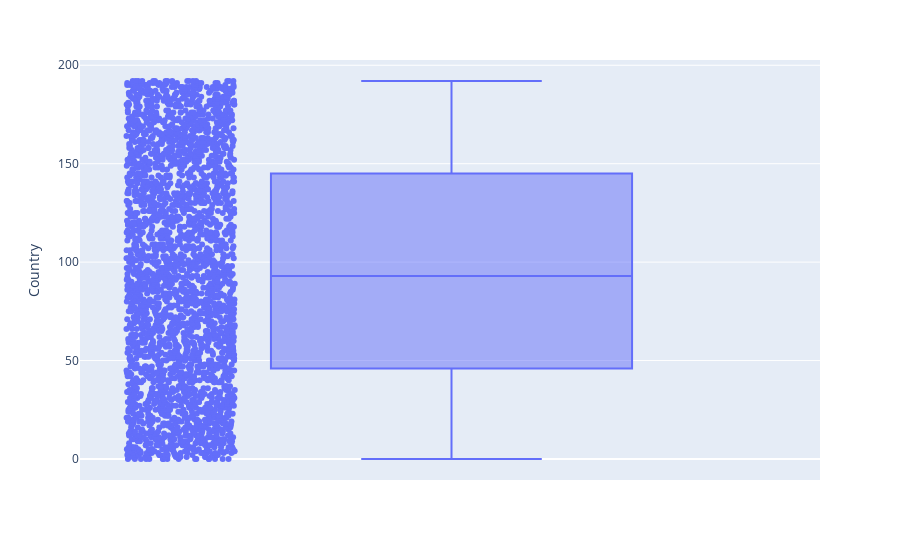
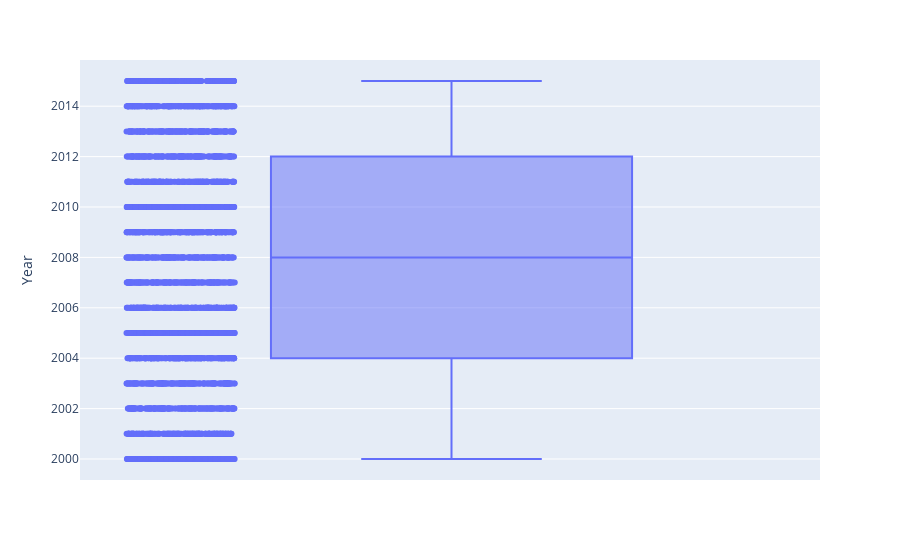
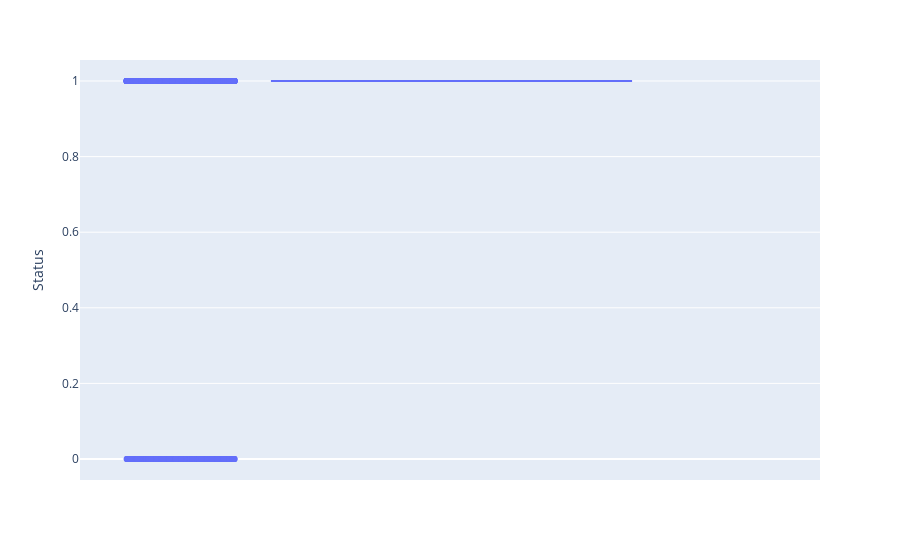
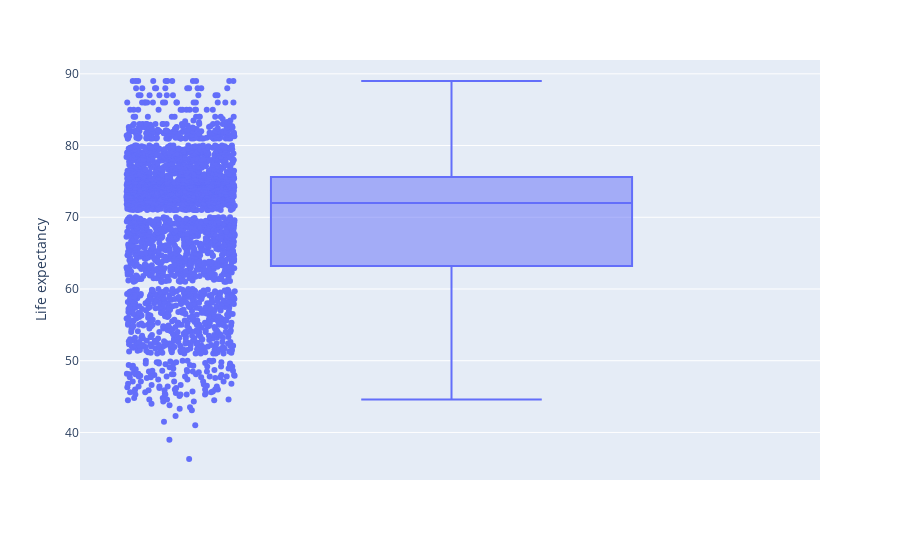

Notebook cell for these charts, in order:
### Code cell
#like that we can handle outliers

for i in df.columns:
    fig = px.box(df,y = i, points="all")
    fig.show()

### Figure 1 — Plotly figure (JSON) as saved in the notebook; plotly's stock layout.template omitted (floating-point values rounded to 4 significant figures; data arrays with more than 128 entries replaced by an {"elided": "..."} marker saying what was removed)
{"data": [{"alignmentgroup": "True", "boxpoints": "all", "hovertemplate": "Country=%{y}<extra></extra>", "legendgroup": "", "marker": {"color": "#636efa"}, "name": "", "notched": false, "offsetgroup": "", "orientation": "v", "showlegend": false, "type": "box", "x0": " ", "xaxis": "x", "y": {"elided": "2938 int values"}, "y0": " ", "yaxis": "y"}], "layout": {"boxmode": "group", "legend": {"tracegroupgap": 0}, "margin": {"t": 60}, "xaxis": {"anchor": "y", "domain": [0, 1]}, "yaxis": {"anchor": "x", "domain": [0, 1], "title": {"text": "Country"}}}}

### Figure 2 — Plotly figure (JSON) as saved in the notebook; plotly's stock layout.template omitted (floating-point values rounded to 4 significant figures; data arrays with more than 128 entries replaced by an {"elided": "..."} marker saying what was removed)
{"data": [{"alignmentgroup": "True", "boxpoints": "all", "hovertemplate": "Year=%{y}<extra></extra>", "legendgroup": "", "marker": {"color": "#636efa"}, "name": "", "notched": false, "offsetgroup": "", "orientation": "v", "showlegend": false, "type": "box", "x0": " ", "xaxis": "x", "y": {"elided": "2938 int values"}, "y0": " ", "yaxis": "y"}], "layout": {"boxmode": "group", "legend": {"tracegroupgap": 0}, "margin": {"t": 60}, "xaxis": {"anchor": "y", "domain": [0, 1]}, "yaxis": {"anchor": "x", "domain": [0, 1], "title": {"text": "Year"}}}}

### Figure 3 — Plotly figure (JSON) as saved in the notebook; plotly's stock layout.template omitted (floating-point values rounded to 4 significant figures; data arrays with more than 128 entries replaced by an {"elided": "..."} marker saying what was removed)
{"data": [{"alignmentgroup": "True", "boxpoints": "all", "hovertemplate": "Status=%{y}<extra></extra>", "legendgroup": "", "marker": {"color": "#636efa"}, "name": "", "notched": false, "offsetgroup": "", "orientation": "v", "showlegend": false, "type": "box", "x0": " ", "xaxis": "x", "y": {"elided": "2938 int values"}, "y0": " ", "yaxis": "y"}], "layout": {"boxmode": "group", "legend": {"tracegroupgap": 0}, "margin": {"t": 60}, "xaxis": {"anchor": "y", "domain": [0, 1]}, "yaxis": {"anchor": "x", "domain": [0, 1], "title": {"text": "Status"}}}}

### Figure 4 — Plotly figure (JSON) as saved in the notebook; plotly's stock layout.template omitted (floating-point values rounded to 4 significant figures; data arrays with more than 128 entries replaced by an {"elided": "..."} marker saying what was removed)
{"data": [{"alignmentgroup": "True", "boxpoints": "all", "hovertemplate": "Life expectancy =%{y}<extra></extra>", "legendgroup": "", "marker": {"color": "#636efa"}, "name": "", "notched": false, "offsetgroup": "", "orientation": "v", "showlegend": false, "type": "box", "x0": " ", "xaxis": "x", "y": {"elided": "2938 float values"}, "y0": " ", "yaxis": "y"}], "layout": {"boxmode": "group", "legend": {"tracegroupgap": 0}, "margin": {"t": 60}, "xaxis": {"anchor": "y", "domain": [0, 1]}, "yaxis": {"anchor": "x", "domain": [0, 1], "title": {"text": "Life expectancy "}}}}
